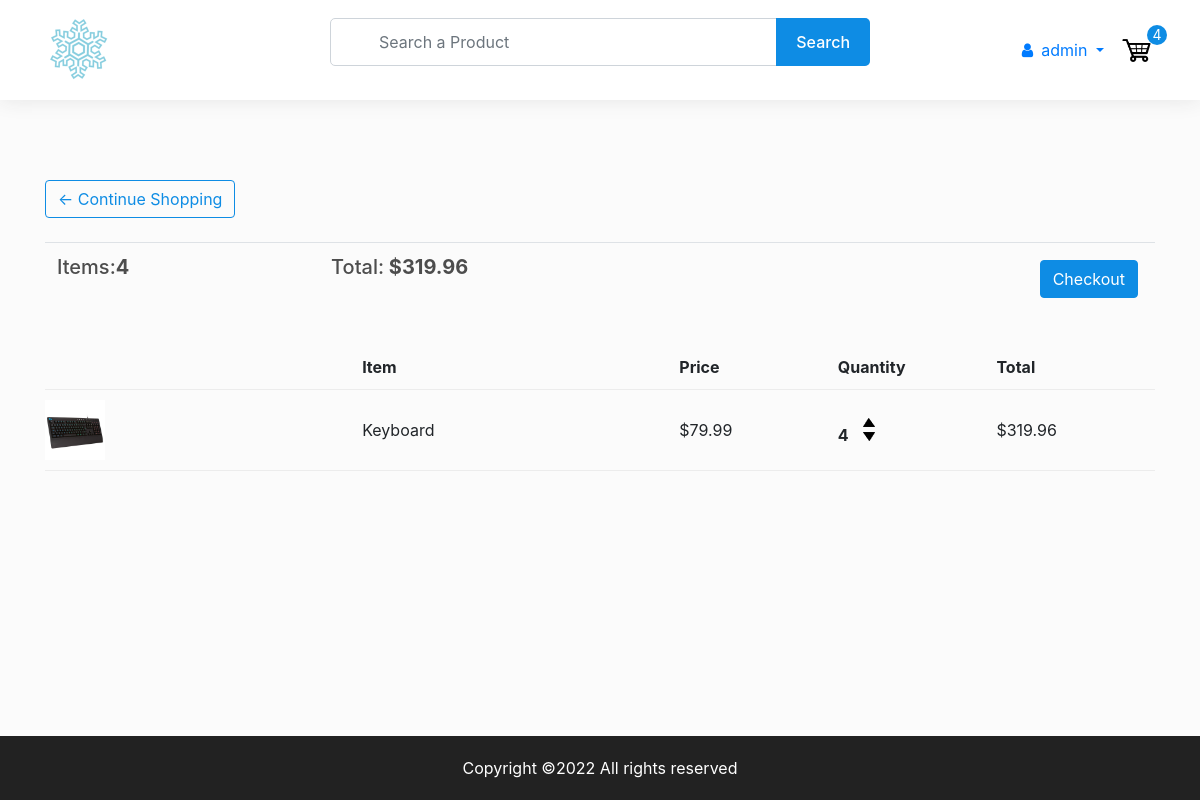
The app's page /cart/ (signed in), older data.
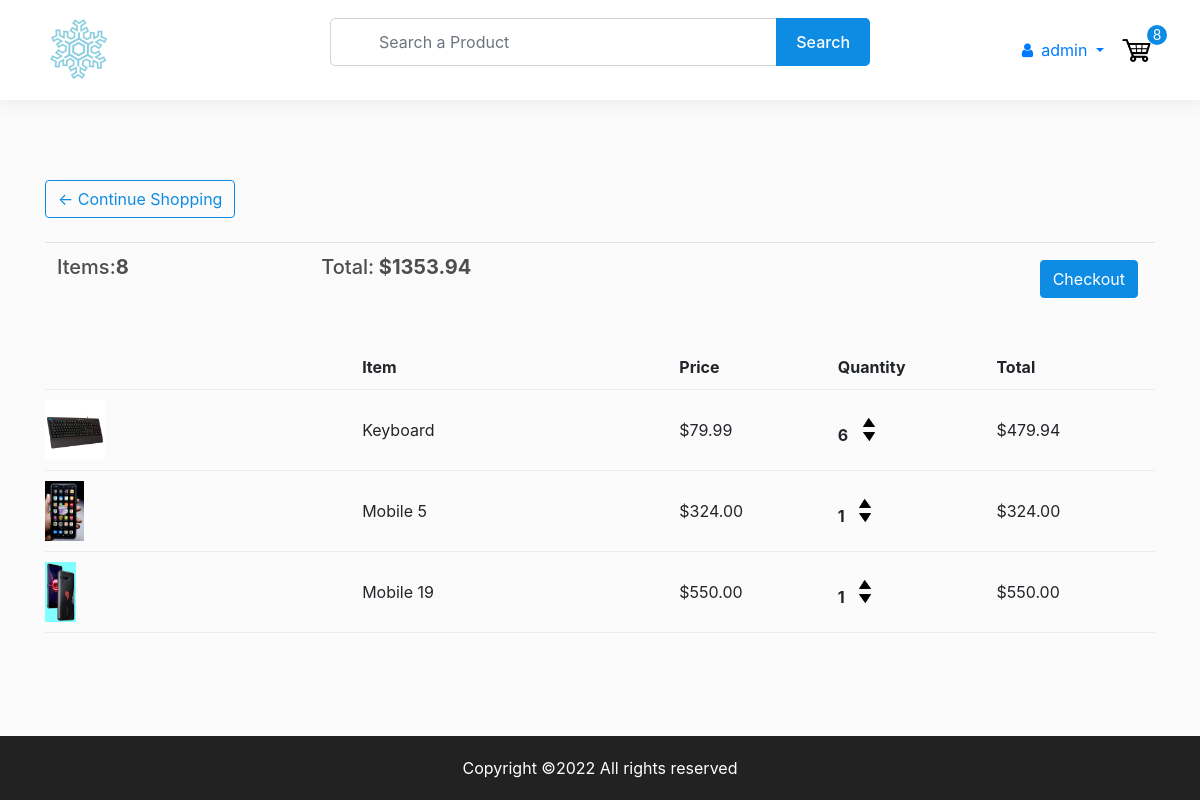
The same page, newer data.
### store/models.py (models this page shows, shortened)
class Order(models.Model):
    customer = models.ForeignKey(
        Customer, on_delete=models.CASCADE, blank=True, null=True
    )
    items = models.ManyToManyField(OrderItem)
    date_orderd = models.DateTimeField(auto_now_add=True)
    ordered = models.BooleanField(default=False, null=False, blank=False)
    being_delivered = models.BooleanField(default=False)
    transaction_id = models.CharField(max_length=200, null=True)
    total_price = models.FloatField(max_length=200, null=True)  # added
    sphipping_address = models.ForeignKey(
        "ShippingAddress", on_delete=models.SET_NULL, blank=True, null=True
    )
    payment = models.ForeignKey(
        "Payment", on_delete=models.SET_NULL, blank=True, null=True
    )
    @property
    def get_total(self):
        total = 0
        for order_items in self.items.all():
            total = total + order_items.get_total_item_price
        return total
    @property
    def get_cart_items(self):
        total = 0
        for order_item in self.items.all():
            total += order_item.quantity
        return total

class OrderItem(models.Model):
    customer = models.ForeignKey(
        Customer, on_delete=models.CASCADE, blank=True, null=True
    )
    product = models.ForeignKey(Product, on_delete=models.CASCADE, null=True)
    quantity = models.IntegerField(default=0, null=True, blank=True)
    ordered = models.BooleanField(default=False)
    @property
    def get_total_item_price(self):
        total = self.product.price * self.quantity
        return total

class Product(models.Model):
    name = models.CharField(max_length=200, null=True)
    price = models.DecimalField(max_digits=7, decimal_places=2)
    digital = models.BooleanField(default=False, null=True, blank=False)
    image = models.ImageField(null=True, blank=True)
    status = models.BooleanField(default=False, null=True, blank=False)  # changed
    description = models.TextField(max_length=1000, null=True, blank=True)  # added
    @property
    def imageURL(self):
        try:
            url = self.image.url
        except:
            url = ""
        return url

### store/views.py (the view)
# urls.py: path("cart/", views.cart, name="cart"),
@login_required(login_url="login")
def cart(request):
    try:
        customer = get_object_or_404(Customer, user=request.user)
        order = Order.objects.get(customer=customer, ordered=False)
        context = {"object": order}
        return render(request, "store/cart.html", context)
    except ObjectDoesNotExist:
        messages.warning(request, "You do not have an active order")
        context = {}
        return render(request, "store/cart.html", context)

### context_processors/context_processors.py (called while the page is built, shortened)
def total_cart_items(request):
    if request.user.is_authenticated:
        customer = Customer.objects.filter(user=request.user).first()
        if customer is None:
            return {"totalCartItems": 0}
        order = Order.objects.filter(customer=customer, ordered=False).first()
        if order is None:
            return {"totalCartItems": 0}
        cartItems = order.get_cart_items
    return {"totalCartItems": cartItems}

### store/templates/store/cart.html (shortened to what this page needs)
{% extends 'store/header.html' %}
{% load static %}
{% block content %}
	<section>
		<div class="container">
			<div class="row">
				<div class="col-lg-12">
					<div class="box-element">
						<a  class="btn btn-outline-primary" href="{% url 'store' %}">&#x2190; Continue Shopping</a>
						<br>
						<br>
						<table class="table">
							<tr>
								<th><h5>Items:<strong id="total_cart_items">{{totalCartItems}}</strong></h5></th>
								<th><h5>Total:<strong id="total_price"> ${{object.get_total}}</strong></h5></th>
								<th>
									{% if object.get_total %}
									<a  style="float:right; margin:5px;" class="btn btn-primary" href="{% url 'checkout' %}">Checkout</a>
									{% endif %}
								</th>
							</tr>
						</table>
					</div>
					<br>
					<div class="box-element">
						<div class="cart-row">
							<div style="flex:2"><strong>Item</strong></div>
							<div style="flex:1"><strong>Price</strong></div>
							<div style="flex:1"><strong>Quantity</strong></div>
							<div style="flex:1"><strong>Total</strong></div>
						</div>
						{% for item in object.items.all %}
						<div class="cart-row" id="rowid{{item.product.id}}">
							<div style="flex:2"><img class="row-image" src="{{item.product.imageURL}}"></div>
							<div style="flex:2"><p>{{item.product.name}}</p></div>
							<div style="flex:1"><p id="price{{item.product.id}}">${{item.product.price|floatformat:2}}</p></div>
							<div style="flex:1">
								<p class="quantity" id="q{{item.product.id}}">{{item.quantity}}</p>
								<div class="quantity">
									<a href="{% url 'add_to_cart' %}" class="add-btn" id="{{item.product.id}}"><img class="chg-quantity" src="{% static  'images/arrow-up.png' %}"></a>
									<a href="{% url 'remove_from_cart' %}" class="remove-btn" id="{{item.product.id}}"><img class="chg-quantity" src="{% static  'images/arrow-down.png' %}"></a>
								</div>
							</div>
							<div style="flex:1"><p id="tprice{{item.product.id}}">${{item.get_total_item_price}}</p></div>
						</div>
						{% endfor %}
					</div>
				</div>
			</div>
		</div>
	</section>
{% endblock content %}

### store/templates/store/header.html (shortened to what this page needs)
<!DOCTYPE html>
{% load static %}
<html>
    <head>
        <link
            rel="stylesheet"
            href="https://stackpath.bootstrapcdn.com/bootstrap/4.4.1/css/bootstrap.min.css"
        />
        <link
            rel="stylesheet"
            type="text/css"
            href="{% static 'css/style.css' %}"
        />
        <link rel="stylesheet" href="https://cdnjs.cloudflare.com/ajax/libs/lightgallery/2.3.0/css/lightgallery-bundle.min.css" />
        <link
        rel="stylesheet"
        href="https://unpkg.com/@trevoreyre/autocomplete-js/dist/style.css"
        />
        <link rel='stylesheet' href='https://maxcdn.bootstrapcdn.com/font-awesome/4.5.0/css/font-awesome.min.css' >
    </head>
    <body>
        <div id="page-container">
            <header>
                <div class="container">
                    <div class="row align-items-center">
                        <div class="col-6 col-lg-3 order-1">
                            <a href="{% url 'store' %}" class="logo mr-5">
                                <img src="{% static 'images/logo-1.png' %}" />
                            </a>
                        </div>
                        <div class="col-lg-6 order-3 order-lg-2 mt-2 mt-lg-0">
                            <form id="autocomplete" class="autocomplete" action="/search" method="get">
                                <div class="form-group mb-0">
                                    <input type="text" class="autocomplete-input form-control sm-2 mr-5 pl-5" name="search" placeholder="Search a Product">
                                </div>
                                <button type="submit">Search</button>
                            </form>
                        </div>
                        <div class="col-6 col-lg-3 order-2 order-lg-3">
                            <div class="header-right d-flex align-items-center justify-content-end">
                                {% if request.user.is_authenticated %}
                                    <div class="dropdown">
                                        <a href="#" class="dropdown-toggle" data-toggle="dropdown" aria-haspopup="true" aria-expanded="false">
                                            <i class="fa fa-user mr-2"></i>{{request.user}}
                                        </a>
                                    </div>
                                {% else %}
                                    <a href="{% url 'login' %}" class="btn btn-outline-primary">Login</a>
                                {% endif %}
                                <div class="cart ml-3">
                                    <a href="{% url 'cart' %}">
                                        <img src="{% static 'images/cart.png' %}" />
                                    </a>
                                    <p id="totalCartNo">{{totalCartItems}}</p>
                                </div>
                            </div>
                        </div>
                    </div>
                </div>
            </header>
            <div id="content-wrap">
                {% block content %}
                {% endblock content %}
            </div>
            <footer>
                <div class="container text-center">
                    <p>Copyright ©2022 All rights reserved</p>
                </div>
            </footer>
        </div>
    </body>
</html>

Row changes from the older to the newer data that the page shows:
changed through a linked row, Order: get_total "319.96" → "1353.94"
changed OrderItem "Keyboard": quantity "4" → "6"; get_total_item_price "319.96" → "479.94"
added OrderItem: product.imageURL (picture), product.name "Mobile 5", product.price "324.00", quantity "1", get_total_item_price "324.00"
added OrderItem: product.imageURL (picture), product.name "Mobile 19", product.price "550.00", quantity "1", get_total_item_price "550.00"
Text that changed along with them:
{{ totalCartItems }}: "4" → "8"
